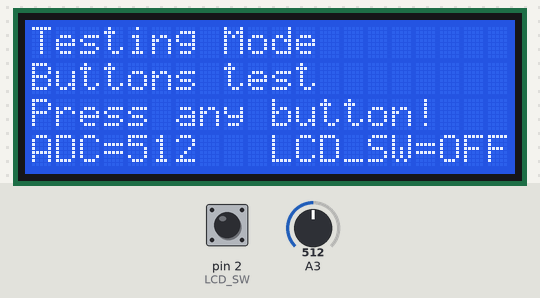
A sketch run on a simulated Arduino Uno, built with avr-gcc and run on an emulated ATmega328P. On the bench: 20×4 character LCD. The inputs (shaded band) are chosen by the test bench; at power-on: pin 2 (LCD_SW) HIGH, A3 = 512.

Above: at 1.2 s.
1.3 s: pin 2 (LCD_SW) pulled LOW for 1.2 s
At 2.8 s:
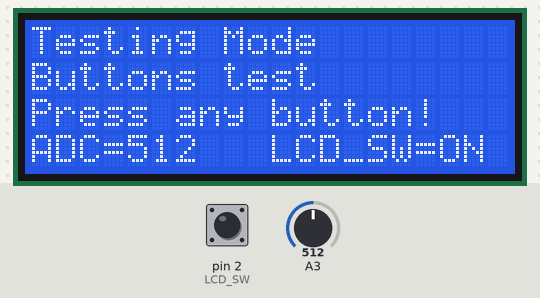
4.5 s: A3 set to 716
At 5.8 s:
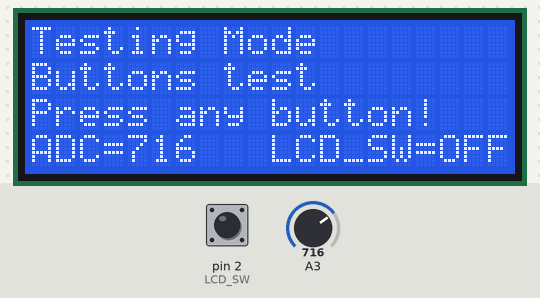
6.5 s: A3 set to 900
At 7.5 s:
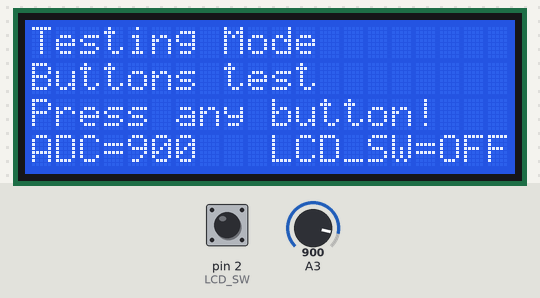
8.5 s: pin 2 (LCD_SW) pulled LOW for 1.2 s
At 9.8 s:
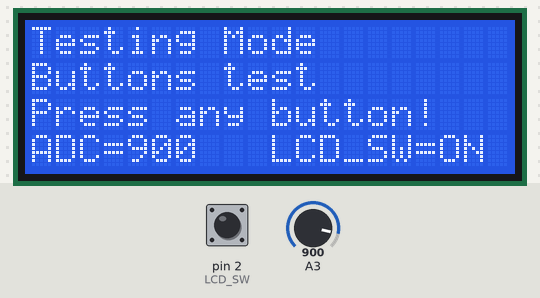
11.5 s: pin 2 (LCD_SW) pulled LOW for 3.2 s
16.6 s: A3 set to 1023
At 18.2 s:
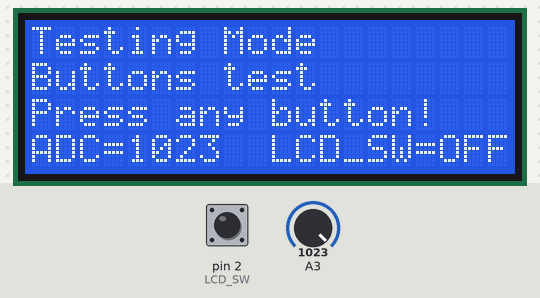
Timing chart, 0 to 19.6 s (numbered marks = the images above; inputs shaded):
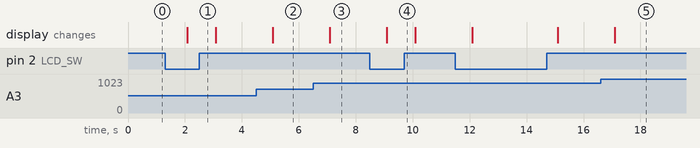

Measured:
- after the input at 1.3 s, the display: changes after 0.78 s (image 1)
- after the input at 4.5 s, the display: changes after 0.58 s (image 2)
- after the input at 6.5 s, the display: changes after 0.59 s (image 3)
- after the input at 8.5 s, the display: changes after 0.59 s (image 4)
- after the input at 16.6 s, the display: changes after 0.51 s (image 5)

The sketch:

1_Read_Buttons.ino
```cpp
#include <LiquidCrystal.h>


/*****************************************
   Definitions
 *****************************************/
const int rs = 9, en = 8, d4 = 7, d5 = 6, d6 = 5, d7 = 4;
const int LCD_colimns = 20, LCD_rows = 4;
LiquidCrystal lcd(rs, en, d4, d5, d6, d7);

int adc_key_in = 0;
#define BUTTONS A3
#define LCD_SW 2

/*******************************************
   Setup
 *******************************************/
void setup()
{
  // initialize the switch button pin as an input:
  pinMode(LCD_SW, INPUT);
  // initialize the LCD display
  lcd.begin(20, 4); // start
  lcd.setCursor(0, 0);  lcd.print("Testing Mode");
  lcd.setCursor(0, 1);  lcd.print("Buttons test");
  lcd.setCursor(0, 2);  lcd.print("Press any button!");
  lcd.setCursor(0, 3);  lcd.print("ADC=0");
  lcd.setCursor(10, 3);  lcd.print("LCD_SW=");
}

/*****************************************************
   Main loop
 ******************************************************/

void loop()
{
  adc_key_in = analogRead(A3); // read value
  lcd.setCursor(4, 3);  lcd.print("    ");
  lcd.setCursor(4, 3);  lcd.print(adc_key_in);
  lcd.setCursor(17, 3);
  if (!digitalRead(LCD_SW)) {
    lcd.print("ON ");
  } else {
    lcd.print("OFF");
  }
  delay(1000);
}
```
